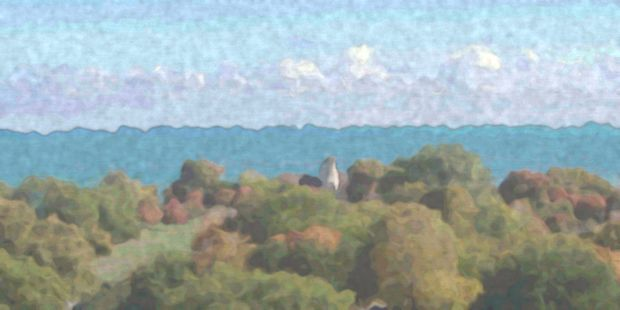
#> input picture budget/img/point-header-sm.jpg, 620 x 310 px
$ python -i watercolor.py   (imports and definitions only)
#> lines starting #> are read from the running program, lines starting #| are printed output that depends on the picture
"""Turn a photograph into something that reads as a watercolour wash.

Real watercolour has a few signatures worth imitating, roughly in this order:
  - flat, simplified areas of colour rather than photographic detail
  - pigment pooling darker at the edges of a wet area
  - colour bleeding slightly past where it should stop
  - no true blacks; the paper limits how dark it gets
  - the paper's own tooth showing through, especially in light washes
"""
import numpy as np
from PIL import Image, ImageFilter, ImageEnhance
from scipy.ndimage import gaussian_filter, median_filter, uniform_filter


def crop(img, box):
    return img.crop(box)


# [9 lines left out: function simplify, not called in this run]


def edge_pigment(gray, strength=0.55, width=1.6):
    """Pigment gathers where a wash stops. Return a multiplicative darkening map."""
    gx = gaussian_filter(gray, width, order=(0, 1))
    gy = gaussian_filter(gray, width, order=(1, 0))
    mag = np.hypot(gx, gy)
    if mag.max() > 0:
        mag = mag / mag.max()
    mag = np.clip(mag * 2.4, 0, 1) ** 1.15
    mag = gaussian_filter(mag, 1.3)
    return 1.0 - strength * mag


# [39 lines left out: functions bleed, paper, granulate, lift_and_warm, not called in this run]


PAPER_WHITE = np.array([249.0, 245.0, 236.0], dtype=np.float32)


# [39 lines left out: functions wash, render, not called in this run]

>>> import cv2
>>> picture = cv2.imread('../budget/img/point-header-sm.jpg', cv2.IMREAD_GRAYSCALE)
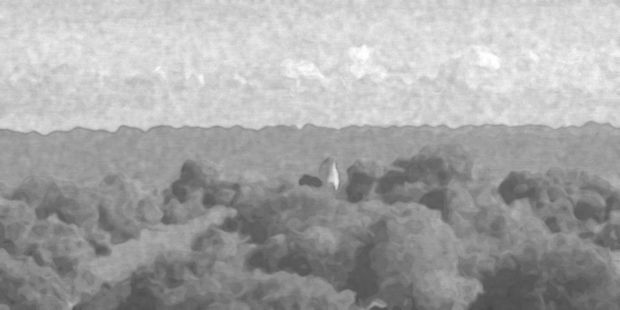
#> picture: shape (310, 620); min 70, max 255, mean 165.8
>>> result = edge_pigment(picture)
#> in edge_pigment, `gx = gaussian_filter(gray, width, order=(0, 1))`:
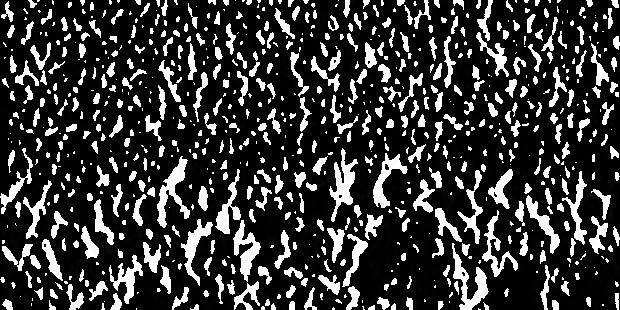
#> gx: shape (310, 620); min 0, max 255, mean 55.7
#> in edge_pigment, `gy = gaussian_filter(gray, width, order=(1, 0))`:
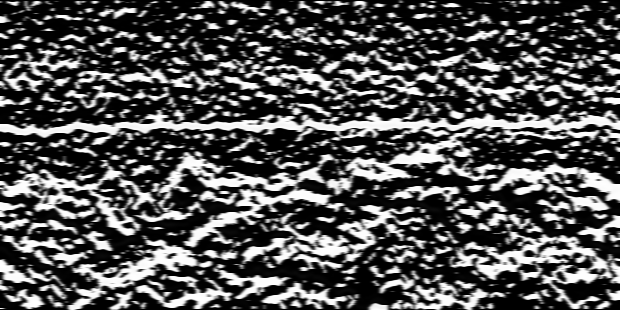
#> gy: shape (310, 620); min 0, max 255, mean 82.2
#> in edge_pigment, `mag = np.hypot(gx, gy)`:
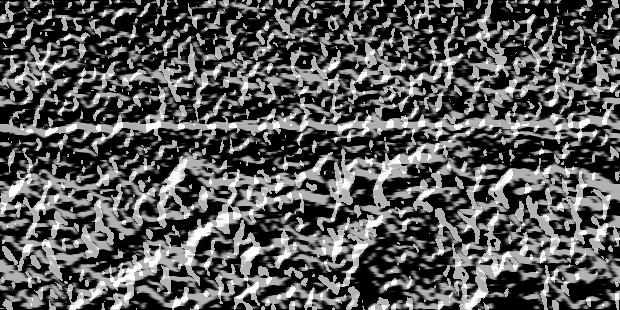
#> mag: shape (310, 620) float16; min 0, max 360.5, mean 124.9; drawn with min black and max white
#> in edge_pigment, `mag = np.clip(mag * 2.4, 0, 1) ** 1.15`:
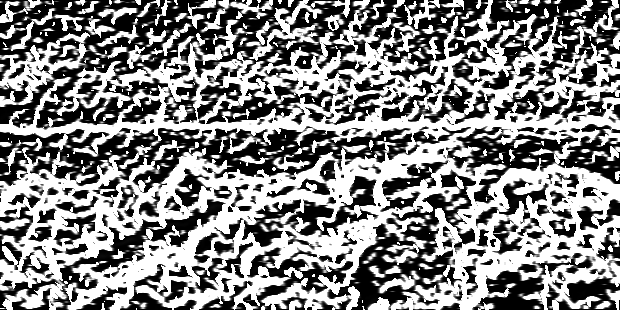
#> mag: shape (310, 620) float16; min 0, max 1, mean 0.524
#> (the run stopped early here; a loop or call above may not have finished)

$ run again, on budget/img/point-header.jpg
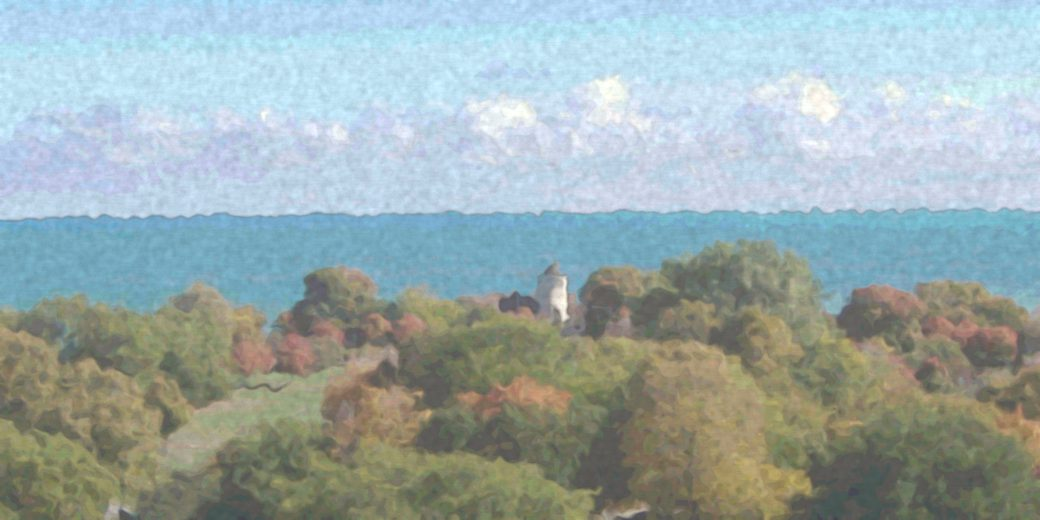
#> input picture budget/img/point-header.jpg, 1040 x 520 px
#> in edge_pigment, `gy = gaussian_filter(gray, width, order=(1, 0))`:
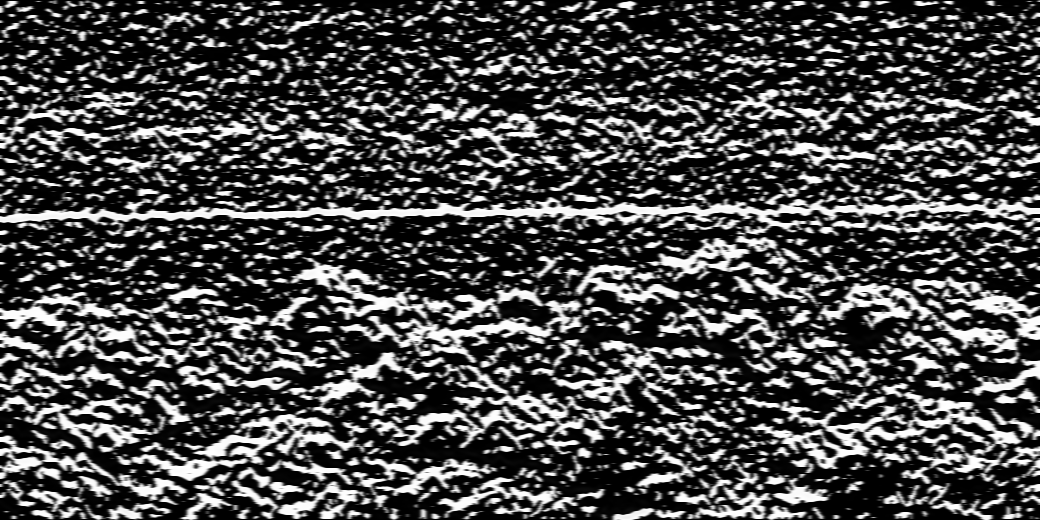
#> gy: shape (520, 1040); min 0, max 255, mean 74.4
#> in edge_pigment, `mag = np.clip(mag * 2.4, 0, 1) ** 1.15`:
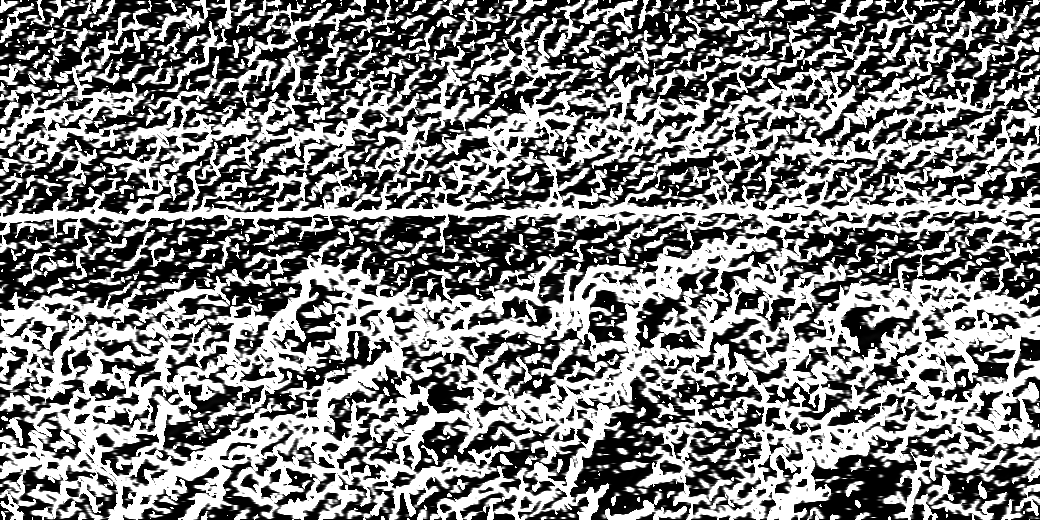
#> mag: shape (520, 1040) float16; min 0, max 1, mean 0.494
